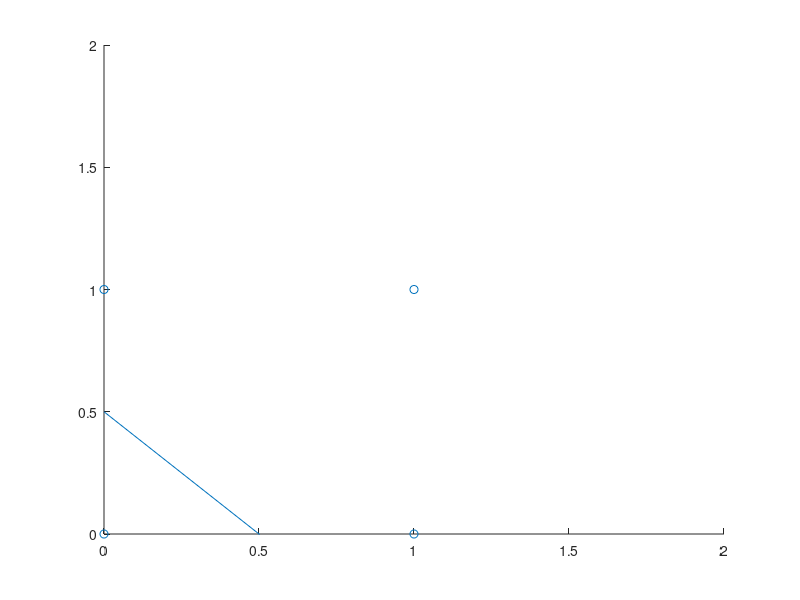

This chart was generated by the following MATLAB code:
 clc;
 clear all;
 close all;
 
 x1=[0 0 1 1];
 x2=[0 1 0 1];
 w1=1;
 w2=1;
 t=1;
 x3=[0 1 2 3 4 5 6 7 8 9];
 
 for i=1:4
     y(i)=(x1(i)*w1)+(x2(i)*w2);
     if(y(i)>=t)
         y(i)=1;
     else
         y(i)=0;
     end;
 end;
disp(y);
scatter(x1,x2);
hold on;

y1=-(w1/w2)*(x3-0.5);
axis([0 2 0 2]);
plot(x3,y1);